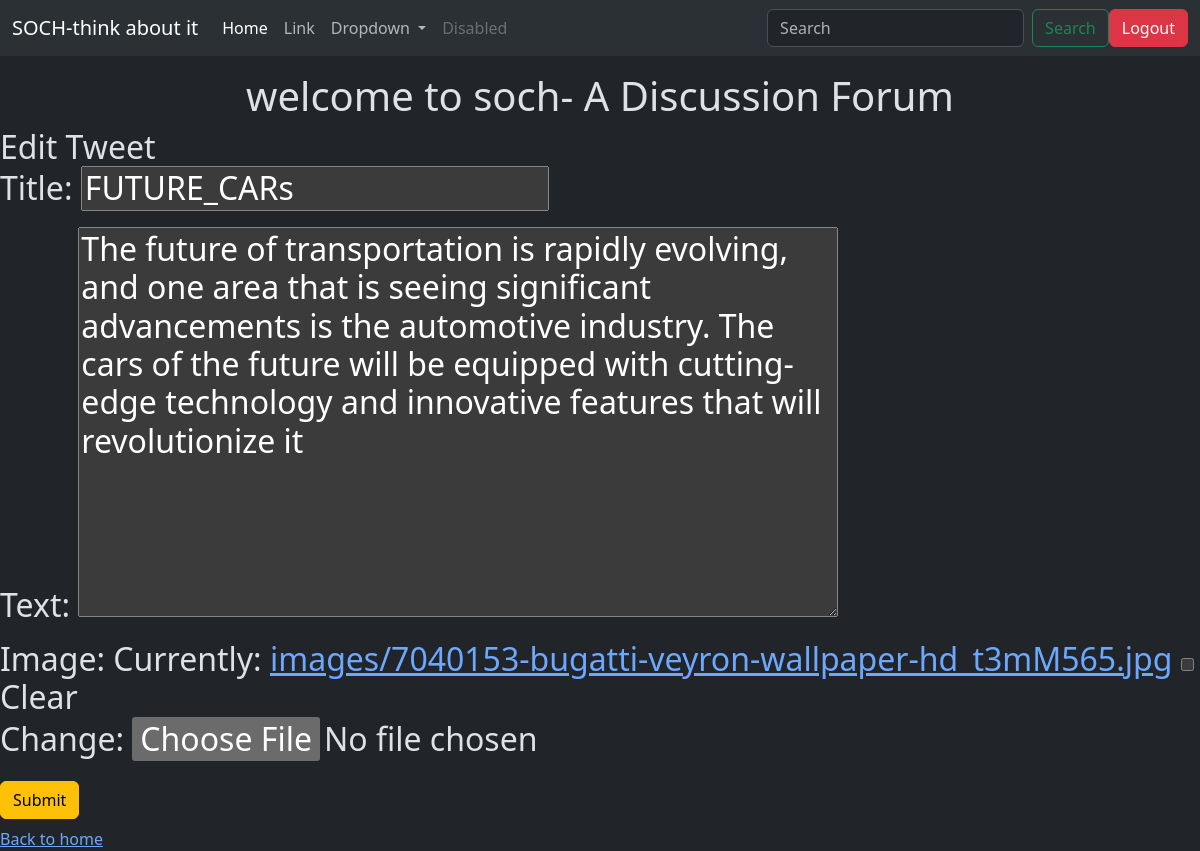
Screenshot of /tweet/4/edit/ (signed in) with the database file from the repository.
### tweet/models.py (models this page shows, shortened)
class Tweet(models.Model):
    user = models.ForeignKey(User, on_delete=models.CASCADE)
    title = models.CharField(max_length=100 , blank=True , null=True)
    text = models.TextField(max_length=250)
    image = models.ImageField(upload_to='images/', blank=True , null=True)
    created_at = models.DateTimeField(auto_now_add=True)
    updated_at = models.DateTimeField(auto_now=True)

### tweet/views.py (the view)
# urls.py: path('<int:tweet_id>/edit/',views.tweet_edit , name='tweet_edit'),
@login_required
def tweet_edit(request, tweet_id):
    tweet = get_object_or_404(Tweet, pk=tweet_id, user=request.user)
    if(request.method == 'POST'):
        form = TweetForm(request.POST, request.FILES , instance=tweet)
        if form.is_valid():
            tweet = form.save(commit=False)
            tweet.user = request.user
            tweet.save()
            return redirect('tweet_list')
    else:
        form = TweetForm(instance=tweet)
    return render(request, 'tweet_form.html', {'form':form})

### tweet/forms.py
class TweetForm(forms.ModelForm):
    class Meta:
        model = Tweet
        fields = ['title', 'text', 'image']

### tweet/templates/tweet_form.html (shortened to what this page needs)
{% extends "layout.html" %}
{% block content %}
<h1 class='text-center mt-3'>welcome to soch- A Discussion Forum</h1>
<h2>
    {% if form.instance.pk %}
        Edit Tweet
    {% else %}
        Create Tweet
    {% endif %}
    <form method="post" enctype="multipart/form-data" class="form">
        {{form.as_p}}
        <button class='btn btn-warning' type='submit'>Submit</button>
    </form>
</h2>
<a href="{% url "tweet_list" %}">Back to home</a>
{% endblock %}

### rows the page displays
Tweet: title "FUTURE_CARs", text "The future of transportation is rapidly evolving, and one area that is seeing significant advancements is the automotive industry. The cars of the future will be equipped with cutting-edge technology and innovative features that will revolutionize it"
